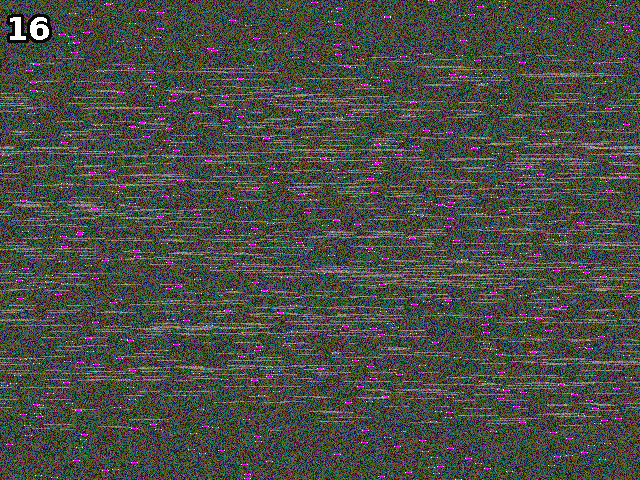
#> input picture level16_mozart.gif, 640 x 480 px
$ python level16.py
#> lines starting #> are read from the running program, lines starting #| are printed output that depends on the picture
from PIL import Image
img = Image.open("level16_mozart.gif");
#> img is the input picture: PIL image 640x480 P; mean R, G, B 74.6, 76.9, 70.2
print(img.size);
#| (640, 480)
imgCrop = img.crop((600,0,640,40));
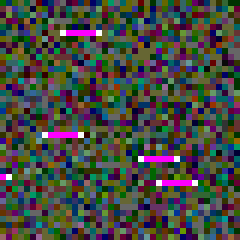
#> imgCrop: PIL image 40x40 P (shown 6 times larger); mean R, G, B 69.9, 72.5, 65.6

"""
find unique values in the Image
"""
def findValue(img):
    value = [];
    h = img.histogram();
#> h = 256 values, max 160 at index 60, min 0 at index 0, mean 6.25
    for count in h:
        if count > 0:
            value.append(h.index(count));
#> this loop made 256 passes
#> count on passes 2 to 4: 0, 0, 0
#> after the loop, value = 57 values, max 195 at index 52, min 9 at index 0, mean 52.95
    return value;

"""
find the pixels value occupy the most continouse pixels which is the pattern of the pink
"""
def findRepeat(img, value):
    lines = list(img.getdata());
#> lines = 1600 values, max 252 at index 216, min 9 at index 287, mean 66.33
    c = [];
    for v in value:
        count = 0;
        indx = lines.index(v);
        while lines[indx] == v:
            count += 1;
            indx += 1;
        c.append(count);
#> this loop made 57 passes
#> v on passes 1 to 12: 9, 11, 12, 16, 17, 18, 11, 22, 23, 24, 25, 29
#> after the loop, c = 57 values, max 5 at index 52, min 1 at index 0, mean 1.07
    return (value[c.index(max(c))], max(c));


print(findRepeat(imgCrop, findValue(imgCrop)));
#| (195, 5)

pink = findRepeat(imgCrop, findValue(imgCrop))[0];
#> the loop in findValue (call 2), `for count in h:` made 256 passes
#> the loop in findRepeat (call 2), `for v in value:` made 57 passes
#> pink = 195

"""
Shift each row so that the pink align at the left
"""
sq = list(img.getdata());
#> sq = 307200 items
newImg = [];
rows = [];
print(sq);
#> (printed output is left out)

j = 0
while j < img.height:
    rows.append(sq[j*640:(j+1)*640]);
    j += 1;
#> after the loop, j = 480; rows = 480 items

for row in rows:
    start = row.index(pink);
    r = row[start:] + row[:start];
    newImg += r;
#> this loop made 480 passes
#> start on passes 1 to 3: 429, 500, 312
#> after the loop, newImg = 307200 items

im = Image.frombytes(img.mode,img.size,bytes(newImg));
#> im: PIL image 640x480 P; every value is 0
im.show();

'''
h = img.histogram();
color = [];
for indx in range(len(h)):
    if h[indx] > 500 and h[indx] < max(h):
        color.append([indx, h[indx]]);
print(color, len(color));
'''

'''

'''
'''

n = 0;
for i in range(img.width):
    for j in range(img.height):
        im.putpixel((i,j), seq[n]);
        n+=1;

im.show()

'''
